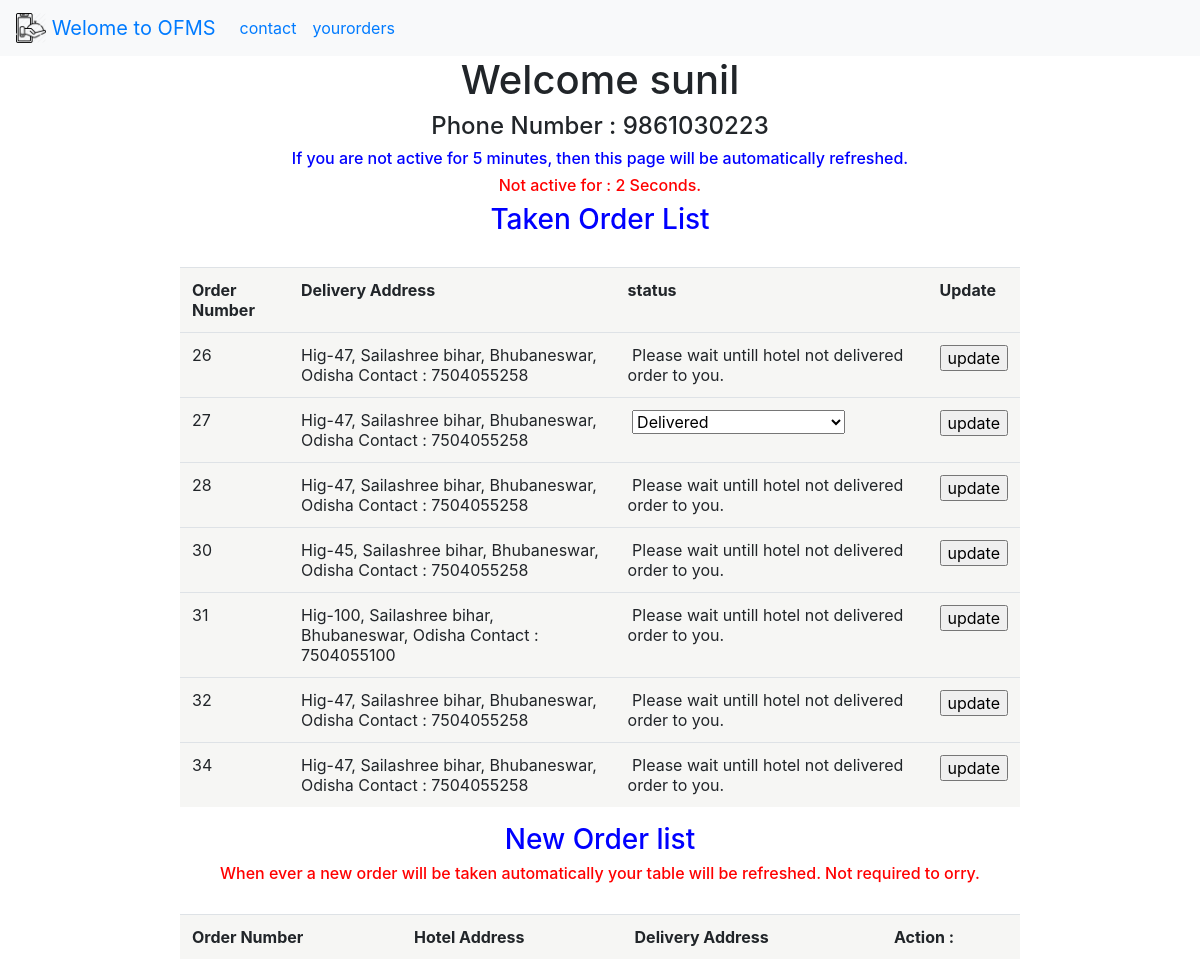
Screenshot of /delivaryboy/1/ with the database file from the repository.
### delivery/models.py (models this page shows, shortened)
class deliveryboy (models.Model):
	name=models.CharField(max_length=10)
	username=models.CharField(max_length=20)
	password=models.CharField(max_length=10)
	location=models.CharField(max_length=30)
	phoneno=models.CharField(max_length=15)
	currentorder =  models.ManyToManyField(Order)
	status = models . CharField ( max_length= 30 ,  default = 'picked', null = True , choices = [ [i,i] for i in  ['picked', 'on the way', 'delivered' ]]  )
	rating = models . IntegerField ( default = 0 )

### service/models.py (models this page shows, shortened)
class  Order ( models . Model ) :
	username = models . CharField ( max_length = 50 )
	hotel_id = models . CharField ( max_length = 20 )
	item_ids = models . CharField ( max_length = 500 )
	order_date = models . DateField ( default = datetime . now  )
	hotel_status = models . CharField ( max_length = 30 ,default='Please Wait for Hotel conformation !', choices = [ [i,i] for i in  ['cancel', 'accept', 'processing', 'cooking', 'packed', 'delivered', 'orderonhandofdelvboy', 'On the Way', 'iod', 'Delivered']])
	order_address = models . CharField ( max_length = 500 , default = 'None', null = True )
	user_hotel_rating = models . IntegerField ( null = True )
	user_delivery_boy_rating = models . IntegerField ( null = True )
	user_review = models . CharField ( max_length = 100 , null = True )

### delivery/views.py (the view)
def dborders ( request , id ):
	obj = deliveryboy . objects . filter ( id = id ) [ 0 ]
	objs = obj . currentorder . all ()
	return render ( request , 'db.html', { 'obj' : obj , 'orders' : objs })\

### delivery/templates/db.html (shortened to what this page needs)
{% extends 'base.html'%}
{% block myblock %}
	<h1 align="center">Welcome {{ obj.name }}</h1>
	<h4 align="center"> Phone Number : {{ obj.phoneno }}</h4>
	<h6 align="center" style="color: blue">If you are not active for 5 minutes, then this page will be automatically refreshed.</h6>
	<h6 align="center" id = 'x'><font color="red">Not active for : <font id = 'activetime'> 0  </font> Seconds.</font></h6>
	<h3 align="center" style="color: blue">Taken Order List</h3>
<table class="table" style="width: 70%; padding-top: -20%;" align="center">
	<tr>
		<th> Order Number </th>
	 	<th> Delivery Address </th>
		<th> status </th>
		<th> Update </th>
	</tr>
{% for rec in orders %}
	<tr>
		<td> {{ rec.id }} </td>
		<td> {{ rec.order_address }} </td>
	<form action="http://localhost:8000/deliveryboy/{{obj.id}}/{{rec.id}}/update/" method="get">
		<td>	<label for="{{rec.id}}">   </label>
			{% if rec.hotel_status == 'orderonhandofdelvboy' or rec.hotel_status == 'On the Way' or rec.hotel_status == 'iod' or rec.hotel_status == 'Delivered'%}
			<select name = 'selected' id="{{ rec.id }}" class="mdb-select md-form colorful-select dropdown-primary"  >
			  <option value="Delivered" {% if rec.hotel_status == 'Delivered' %} selected="selected"{% endif %}>Delivered</option>
			{% else %}
				<font> Please wait untill hotel not delivered order to you.</font>
			{% endif %}
			</select>
			</td>
	<td>			<input type="submit" value = 'update'></input> </td>
	</form>
	</tr>
{% endfor %}
</table>
<h3 align="center" style="color: blue"> New Order list
<h6 align="center" style="color: red">When ever a new order will be taken automatically your table will be refreshed. Not required to orry.</h6>
<div id = 'dynamic'>
	<table class="table" style="width: 70%; padding-top: -20%;" align="center">
		<tr>
			<th> Order Number </th>
		 	<th> Hotel Address </th>
			<th> Delivery Address </th>
			<th> Action :  </th>
		</tr>
	</table>
	</div>
{% endblock %}

### delivery/templates/db.html (style rules this page uses)
table { background-color: #f6f6f4; margin: 30px auto; border-collapse: separate; border-spacing: 0; }

### rows the page displays
deliveryboy: name "sunil", phoneno "9861030223"
Order: id "26", order_address "Hig-47, Sailashree bihar, Bhubaneswar, Odisha Contact : 7504055258", shows "Please wait untill hotel not delivered order to you."
Order: id "27", order_address "Hig-47, Sailashree bihar, Bhubaneswar, Odisha Contact : 7504055258", selected "Delivered"
Order: id "28", order_address "Hig-47, Sailashree bihar, Bhubaneswar, Odisha Contact : 7504055258", shows "Please wait untill hotel not delivered order to you."
Order: id "30", order_address "Hig-45, Sailashree bihar, Bhubaneswar, Odisha Contact : 7504055258", shows "Please wait untill hotel not delivered order to you."
Order: id "31", order_address "Hig-100, Sailashree bihar, Bhubaneswar, Odisha Contact : 7504055100", shows "Please wait untill hotel not delivered order to you."
Order: id "32", order_address "Hig-47, Sailashree bihar, Bhubaneswar, Odisha Contact : 7504055258", shows "Please wait untill hotel not delivered order to you."
Order: id "34", order_address "Hig-47, Sailashree bihar, Bhubaneswar, Odisha Contact : 7504055258", shows "Please wait untill hotel not delivered order to you."
